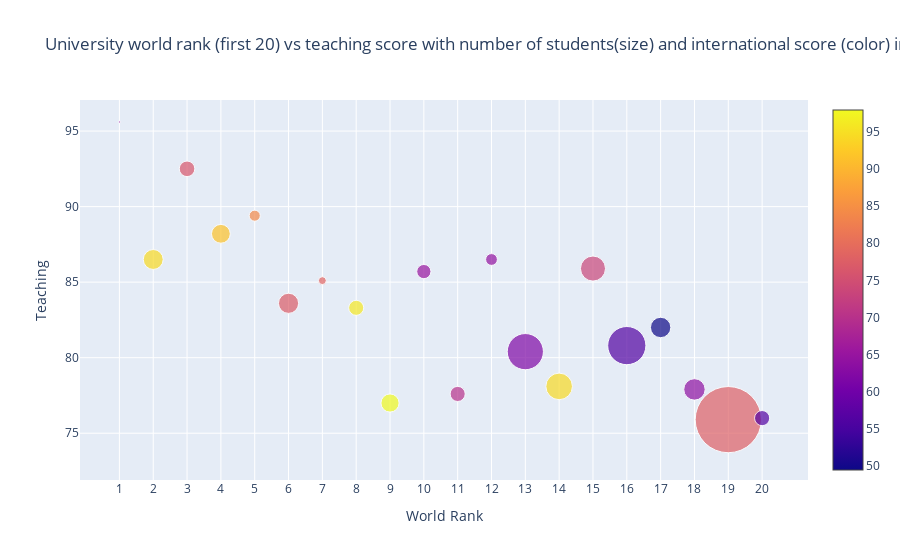

This figure's notebook cell:
### Markdown cell above
<a id="6"></a> <br>
# Bubble Charts
<font color='red'>
Bubble Charts Example: University world rank (first 20) vs teaching score with number of students(size) and international score (color) in 2016
<font color='black'>
    
* x = x axis
* y = y axis
* mode = markers(scatter)
*  marker = marker properties
    * color = third dimension of plot. Internaltional score
    * size = fourth dimension of plot. Number of students
* text: university names

### Code cell
df2016 = timesData[timesData.year == 2016].iloc[:20,:] #İlk 20 üniverstie (2016)

num_students_size  = [float(each.replace(',', '.')) for each in df2016.num_students]
international_color = [float(each) for each in df2016.international]

data = [
    {
        'x': df2016.world_rank,
        'y': df2016.teaching,
        'mode': 'markers',
        'marker': {
            'color': international_color,
            'size': num_students_size,
            'showscale': True
        },
        "text" :  df2016.university_name    
        
    }
]

layout = go.Layout(title='University world rank (first 20) vs teaching score with number of students(size) and international score (color) in 2016', 
                xaxis= dict(title= 'World Rank'),
                yaxis= dict(title= 'Teaching'))
                   
fig = go.Figure(data = data, layout = layout)

iplot(fig)

### Figure 1 — Plotly figure (JSON) as saved in the notebook; plotly's stock layout.template omitted (floating-point values rounded to 4 significant figures)
{"data": [{"marker": {"color": [64, 94.4, 76.3, 91.5, 84, 77.2, 78.5, 96, 97.9, 65, 70, 64.3, 61.9, 94.4, 73.5, 56.4, 49.5, 63.9, 77.8, 56.5], "showscale": true, "size": [2.243, 19.92, 15.6, 18.81, 11.07, 20.15, 7.929, 15.06, 18.18, 14.22, 15.13, 11.75, 36.19, 26.61, 25.05, 38.21, 20.38, 21.42, 66.2, 15.17]}, "mode": "markers", "text": ["California Institute of Technology", "University of Oxford", "Stanford University", "University of Cambridge", "Massachusetts Institute of Technology", "Harvard University", "Princeton University", "Imperial College London", "ETH Zurich – Swiss Federal Institute of Technology Zurich", "University of Chicago", "Johns Hopkins University", "Yale University", "University of California, Berkeley", "University College London", "Columbia University", "University of California, Los Angeles", "University of Pennsylvania", "Cornell University", "University of Toronto", "Duke University"], "x": ["1", "2", "3", "4", "5", "6", "7", "8", "9", "10", "11", "12", "13", "14", "15", "16", "17", "18", "19", "20"], "y": [95.6, 86.5, 92.5, 88.2, 89.4, 83.6, 85.1, 83.3, 77, 85.7, 77.6, 86.5, 80.4, 78.1, 85.9, 80.8, 82, 77.9, 75.9, 76], "type": "scatter"}], "layout": {"title": {"text": "University world rank (first 20) vs teaching score with number of students(size) and international score (color) in 2016"}, "xaxis": {"title": {"text": "World Rank"}, "type": "category", "range": [-1.126, 20.25], "autorange": true}, "yaxis": {"title": {"text": "Teaching"}, "type": "linear", "range": [70.46, 97.24], "autorange": true}, "autosize": true}}
